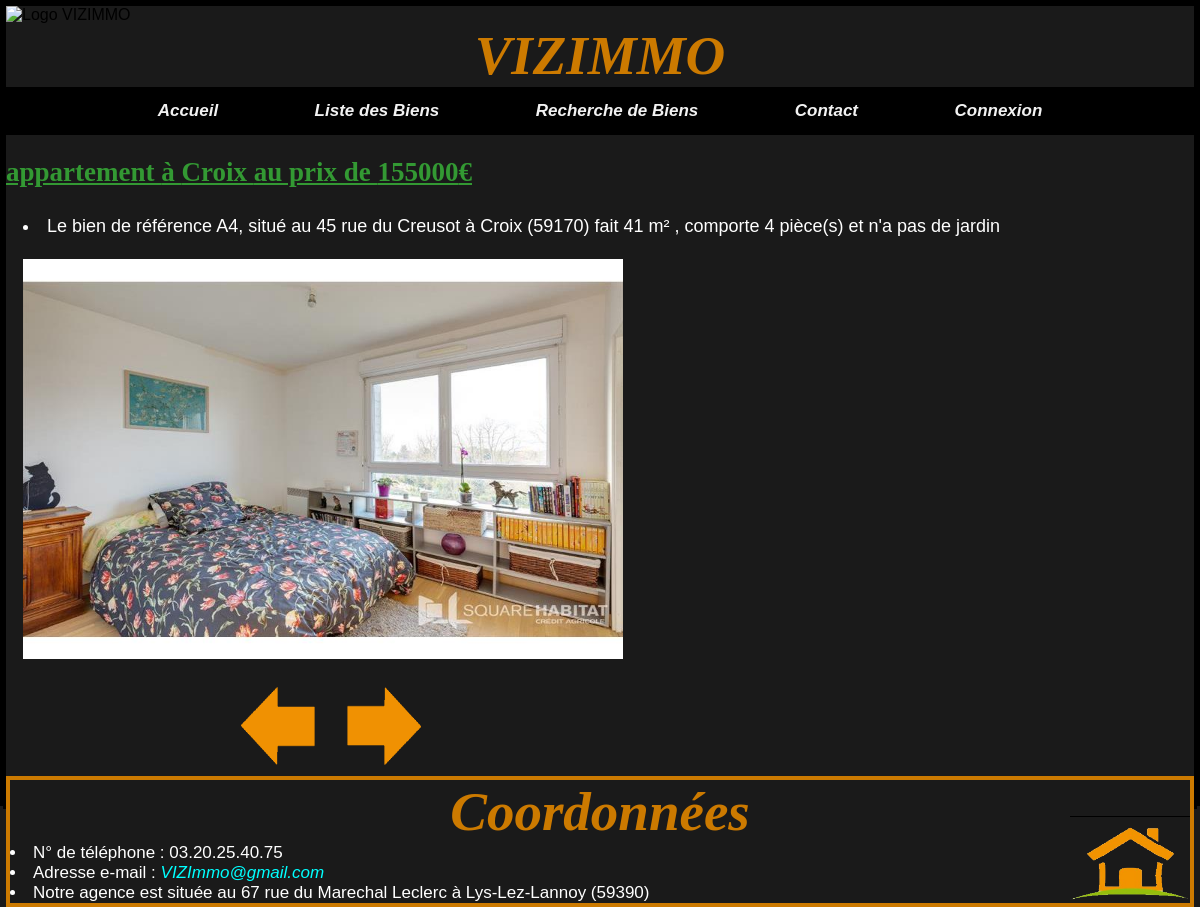
The page /VIZImmo/appli/vuescontroleurs/bien.php?id=A4 on the database its author committed.
### tables this page shows
CREATE TABLE `bien` (
  `ref` varchar(5) NOT NULL,
  `rue` varchar(35) NOT NULL,
  `cp` varchar(5) NOT NULL,
  `ville` varchar(25) NOT NULL,
  `prix` int(9) NOT NULL,
  `type` int(2) NOT NULL,
  `jardin` tinyint(1) DEFAULT NULL,
  `surface` int(6) DEFAULT NULL,
  `nbpiece` int(3) DEFAULT NULL
);

CREATE TABLE `typebien` (
  `id` int(2) NOT NULL,
  `libelle` varchar(30) NOT NULL
);

CREATE TABLE `images` (
  `id` int(3) NOT NULL,
  `ref` varchar(5) NOT NULL,
  `codeimg` varchar(70) NOT NULL
);

### VIZImmo/appli/modeles/mesFonctionsAccesAuxDonnees.php (called while the page is built, shortened)
<?php
function donneLeBien($pdo , $ref){
    $monObjPdoStatement=$pdo->prepare('SELECT ref,rue,ville,cp,prix,typebien.libelle,type,jardin,surface,nbpiece '
            . 'FROM bien JOIN typebien ON bien.type = typebien.id WHERE ref=:ref');
    $bvc1=$monObjPdoStatement->bindValue(':ref',$ref);
    $execution = $monObjPdoStatement->execute();
    $leBien = $monObjPdoStatement->fetch();
    return $leBien;
}
function donneLesImages($pdo, $ref){
    $monObjPdoStatement=$pdo->prepare('SELECT id,codeimg FROM images WHERE ref=:ref');
    $bvc1=$monObjPdoStatement->bindValue(':ref',$ref);
    $execution = $monObjPdoStatement->execute();
    $image = $monObjPdoStatement->fetchAll();
    return $image;
}

### VIZImmo/appli/vuescontroleurs/bien.php (the view, shortened to what this page needs)
<?php
include_once '../modeles/mesFonctionsAccesAuxDonnees.php';
if (isset($_GET['id'])){
    $ref=$_GET['id'];
 }
$lePdo = connexionBDD();
$bien = donneLeBien($lePdo, $ref);
$images= donneLesImages($lePdo, $bien['ref']);
?>
<html class="html" lang="fr">
    <head>
        <link rel="stylesheet" type="text/css" href="../css/style.css"/>
    </head>
    <body>
        <section>
        <?php include ('../inc/entete.inc');?>
        <?php
        $jardin="et n'a pas de jardin";
         if (isset($_SESSION['username'])) {
             include ('../inc/menuVueAgent.inc');
            }
            else {
                include ('../inc/menuVue.inc');
            }
            ?>
               <h2> <?= $bien['libelle']?> à <?= $bien['ville']?> au prix de <?= $bien['prix']?>€ </h2>
                     <div class="container-fluid">
                        <li>
                        Le bien de référence <?= $bien['ref'] ?>, situé au <?= $bien['rue'] ?>
                        à <?= $bien['ville'] ?> (<?= $bien['cp'] ?>)
                        fait <?= $bien['surface'] ?> m² , comporte <?= $bien['nbpiece'] ?> pièce(s) <?= $jardin ?>
                        </li>
            </div>
               <?php
               $lesImages = "";
               foreach($images as $image){
               $lesImages =$lesImages.'"'.$image['codeimg'].'", ';
               }
               ?>
              <div class="container-fluid">
            <img class="taille_image" src="<?=$image['codeimg']?>" alt="Photo du bien" id="defiler"/>
              </div>
            <div class="les_fleches">
                <img src="../img/fleche-gauche.jpg" onclick="ChangeSlide(-1)" alt="fleche vers la gauche" height="100" width="100"/>
                <img src="../img/fleche-droite.jpg" onclick="ChangeSlide(1)" alt="fleche vers la droite" height="100" width="100"/>
            </div>
        </section>
	    <?php include ('../inc/piedpage.inc'); ?>
	</body>
</html>

### VIZImmo/appli/css/style.css (style rules this page uses)
html,body { margin: 0px; padding: 0px; background-color:#1a1a1a; border: 3px black solid; display: flex; flex-direction: column; height: 100%; margin: 0; padding: 0; }
h2 { font-family: New Times Roman; color: #339933; font-weight: bold; font-size: 27px; text-decoration: underline; text-align: left; }
section { font-family: Arial; background-color: #1a1a1a; margin:0; padding:0; height:auto; }
.taille_image { height: 400px; width: 600px; }
.les_fleches { display: flex; margin-left: 225px; }
.container-fluid { color: #ffffff; font-size: 18px; font-weight: normal; text-align: left; padding: 12px; margin: 12px; font-family: Arial; padding: 5px; }

### rows shown on the page
bien: type.libelle "appartement", ville "Croix", prix "155000", ref "A4", rue "45 rue du Creusot", cp "59170", surface "41", nbpiece "4"
images: codeimg (picture)

### other values the page prints
$jardin "et n'a pas de jardin"
